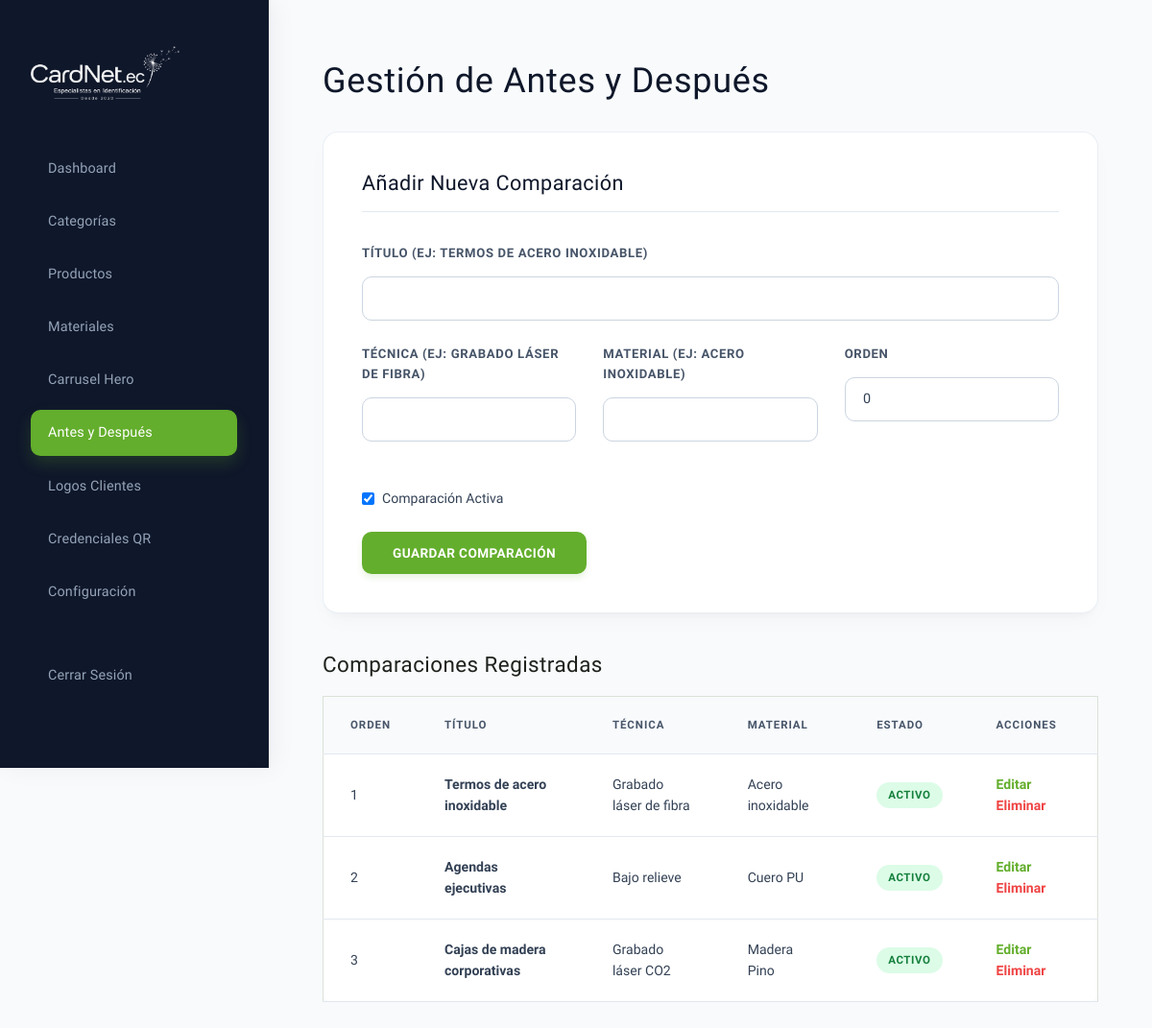
/admin/antes-despues.php (signed in), run on the app's committed database.
### tables this page shows
CREATE TABLE IF NOT EXISTS `antes_despues` (
  `id` int(11) NOT NULL AUTO_INCREMENT,
  `title` varchar(255) NOT NULL,
  `image_before` varchar(255) DEFAULT NULL,
  `image_after` varchar(255) DEFAULT NULL,
  `technique` varchar(100) DEFAULT NULL,
  `material` varchar(100) DEFAULT NULL,
  `is_active` tinyint(1) DEFAULT 1,
  `order_val` int(11) DEFAULT 0,
  PRIMARY KEY (`id`)
);

### admin/antes-despues.php (the view, shortened to what this page needs)
<?php
require_once '../db.php';
$items = $pdo->query("SELECT * FROM antes_despues ORDER BY order_val ASC")->fetchAll();
$edit_item = null;
?>
<!DOCTYPE html>
<html lang="es">
<head>
    <link rel="stylesheet" href="../css/base.css?v=2.0">
    <link rel="stylesheet" href="../css/layout.css?v=2.0">
    <link rel="stylesheet" href="../css/components.css?v=2.0">
    <link rel="stylesheet" href="../css/admin.css?v=2.0">
</head>
<body>
    <div class="sidebar">
        <img src="../images/logo.png?v=2.0" alt="CardNet Logo" class="sidebar-logo">
        <nav class="nav-admin">
            <a href="index.php" class="nav-admin-link">Dashboard</a>
            <a href="categorias.php" class="nav-admin-link">Categorías</a>
            <a href="productos.php" class="nav-admin-link">Productos</a>
            <a href="materiales.php" class="nav-admin-link">Materiales</a>
            <a href="carrusel.php" class="nav-admin-link">Carrusel Hero</a>
            <a href="antes-despues.php" class="nav-admin-link active">Antes y Después</a>
            <a href="clientes.php" class="nav-admin-link">Logos Clientes</a>
            <a href="credenciales.php" class="nav-admin-link">Credenciales QR</a>
            <a href="configuracion.php" class="nav-admin-link">Configuración</a>
            <a href="logout.php" class="nav-admin-link" style="margin-top: 2rem; color: #FCA5A5;">Cerrar Sesión</a>
        </nav>
    </div>
    <div class="main-content">
        <h1 style="font-family: var(--font-heading); margin-bottom: 1.5rem; font-size: 2rem;">Gestión de Antes y Después</h1>
        <div class="form-container">
            <h2 style="font-family: var(--font-heading); margin-bottom: 1.5rem; font-size: 1.25rem;">
                <?php echo $edit_item ? 'Editar Comparación' : 'Añadir Nueva Comparación'; ?>
            </h2>
            <form method="POST" action="antes-despues.php">
                <div class="form-group">
                    <label class="form-label" for="title">Título (Ej: Termos de acero inoxidable)</label>
                    <input class="form-input" type="text" name="title" id="title" required value="<?php echo $edit_item ? htmlspecialchars($edit_item['title']) : ''; ?>">
                </div>
                <div class="grid-3" style="margin-top: 1rem;">
                    <div class="form-group">
                        <label class="form-label" for="technique">Técnica (Ej: Grabado láser de fibra)</label>
                        <input class="form-input" type="text" name="technique" id="technique" required value="<?php echo $edit_item ? htmlspecialchars($edit_item['technique']) : ''; ?>">
                    </div>
                    <div class="form-group">
                        <label class="form-label" for="material">Material (Ej: Acero inoxidable)</label>
                        <input class="form-input" type="text" name="material" id="material" required value="<?php echo $edit_item ? htmlspecialchars($edit_item['material']) : ''; ?>">
                    </div>
                    <div class="form-group">
                        <label class="form-label" for="order_val">Orden</label>
                        <input class="form-input" type="number" name="order_val" id="order_val" value="<?php echo $edit_item ? (int)$edit_item['order_val'] : '0'; ?>">
                    </div>
                </div>
                <div class="form-group" style="margin-top: 1.5rem;">
                    <label style="display: flex; align-items: center; gap: 8px; font-size: 0.88rem; cursor: pointer;">
                        <input type="checkbox" name="is_active" <?php echo (!$edit_item || $edit_item['is_active']) ? 'checked' : ''; ?>> Comparación Activa
                    </label>
                </div>
                <div style="margin-top: 1.5rem; display: flex; gap: 10px;">
                    <button class="btn btn-primary" type="submit">Guardar Comparación</button>
                </div>
            </form>
        </div>
        <h2 style="font-family: var(--font-heading); margin-bottom: 1.25rem; font-size: 1.4rem;">Comparaciones Registradas</h2>
        <table>
            <thead>
                <tr>
                    <th>Orden</th>
                    <th>Título</th>
                    <th>Técnica</th>
                    <th>Material</th>
                    <th>Estado</th>
                    <th>Acciones</th>
                </tr>
            </thead>
            <tbody>
                <?php foreach ($items as $it): ?>
                    <tr>
                        <td><?php echo (int)$it['order_val']; ?></td>
                        <td><strong><?php echo htmlspecialchars($it['title']); ?></strong></td>
                        <td><?php echo htmlspecialchars($it['technique']); ?></td>
                        <td><?php echo htmlspecialchars($it['material']); ?></td>
                        <td>
                            <span class="badge <?php echo $it['is_active'] ? 'badge-success' : 'badge-danger'; ?>" style="font-size: 0.7rem; border-radius: 4px; padding: 2px 6px;">
                                <?php echo $it['is_active'] ? 'Activo' : 'Inactivo'; ?>
                            </span>
                        </td>
                        <td>
                            <a href="antes-despues.php?edit=<?php echo $it['id']; ?>" style="color: var(--primary); text-decoration: none; font-weight: bold; margin-right: 10px;">Editar</a>
                            <a href="antes-despues.php?delete=<?php echo $it['id']; ?>" onclick="return confirm('¿Seguro que deseas eliminar esta comparación?')" style="color: #EF4444; text-decoration: none; font-weight: bold;">Eliminar</a>
                        </td>
                    </tr>
                <?php endforeach; ?>
            </tbody>
        </table>
    </div>
</body>
</html>

### css/base.css (style rules this page uses)
:root { --primary: #63AE2C; --primary-hover: #508E22; --primary-light: rgba(99, 174, 44, 0.05); --dark: #1E221C; --dark-alt: #2D3329; --light: #FCFDFB; --surface-light: #F2F5F0; --border: #DCE2D8; --accent-gold: #BAAF1A; --font-heading: 'Marcellus', serif; --font-body: 'Work Sans', system-ui, -apple-system, sans-serif; --text-main: #1E221C; --text-muted: #5C6558; --text-light: #FCFDFB; --space-xs: clamp(0.5rem, 1vw, 0.75rem); --space-sm: clamp(0.85rem, 1.8vw, 1.15rem); --space-md: clamp(1.5rem, 3.5vw, 2.25rem); --space-lg: clamp(2.5rem, 5vw, 4rem); --space-xl: clamp(4.5rem, 8vw, 6.5rem); --radius-sm: 2px; --radius-md: 4px; --radius-lg: 8px; --shadow-sm: 0 1px 2px rgba(30, 34, 28, 0.02); --shadow-md: 0 4px 10px rgba(30, 34, 28, 0.03); --shadow-lg: 0 10px 20px rgba(30, 34, 28, 0.04); --transition-smooth: all 0.35s cubic-bezier(0.215, 0.61, 0.355, 1); --transition-fast: all 0.15s ease-out; }
*, *::before, *::after { box-sizing: border-box; margin: 0; padding: 0; }
html { scroll-behavior: smooth; font-size: 16px; -webkit-text-size-adjust: 100%; }
body { background-color: var(--light); color: var(--text-main); font-family: var(--font-body); line-height: 1.6; overflow-x: hidden; }
a { color: inherit; text-decoration: none; transition: var(--transition-fast); font-family: var(--font-body); }
img, svg { display: block; max-width: 100%; height: auto; }
button, input, select, textarea { font-family: var(--font-body); font-size: inherit; color: inherit; background: none; border: none; }
button { cursor: pointer; }
h1, h2, h3, h4, h5, h6 { font-family: var(--font-heading); font-weight: 400; line-height: 1.1; color: var(--dark); letter-spacing: 0.02em; }
h1 { font-size: clamp(32px, 4.5vw, 54px); line-height: 1.15; }
h2 { font-size: clamp(24px, 3.2vw, 38px); line-height: 1.2; }

### css/layout.css (style rules this page uses)
.grid-2, .grid-3, .grid-4 { display: grid; grid-template-columns: 1fr; gap: var(--space-sm); }
@media (min-width: 768px) { .grid-3 { grid-template-columns: repeat(2, 1fr); gap: var(--space-md); } }
@media (min-width: 1024px) { .grid-3 { grid-template-columns: repeat(3, 1fr); } }

### css/components.css (style rules this page uses)
.btn { display: inline-flex; align-items: center; justify-content: center; padding: 0.8rem 1.75rem; border-radius: var(--radius-sm); font-family: var(--font-body); font-weight: 600; font-size: 0.85rem; transition: var(--transition-fast); border: 1px solid transparent; cursor: pointer; text-align: center; letter-spacing: 0.02em; text-transform: uppercase; }
.btn-primary { background-color: var(--primary); color: var(--light); }
.form-group { margin-bottom: 1.25rem; }
.form-label { display: block; font-size: 0.75rem; font-weight: 500; margin-bottom: 0.35rem; color: var(--dark); text-transform: uppercase; letter-spacing: 0.05em; }
.form-input, .form-select, .form-textarea { width: 100%; padding: 10px 14px; background-color: var(--light); border: 1px solid var(--border); border-radius: var(--radius-sm); font-family: var(--font-body); font-size: 0.88rem; transition: var(--transition-fast); }

### admin/antes-despues.php (style rules this page uses)
body { font-family: 'Work Sans', sans-serif; background-color: var(--surface-light); margin: 0; display: flex; }
.sidebar { width: 250px; background-color: var(--dark-alt); color: white; min-height: 100vh; padding: 2rem 1.5rem; box-sizing: border-box; }
.sidebar-logo { max-width: 140px; margin-bottom: 2rem; filter: brightness(0) invert(1); }
.nav-admin { display: flex; flex-direction: column; gap: 10px; }
.nav-admin-link { color: rgba(255,255,255,0.7); text-decoration: none; padding: 10px 15px; border-radius: var(--radius-sm); font-size: 0.9rem; font-weight: 500; transition: var(--transition-fast); }
.nav-admin-link:hover, .nav-admin-link.active { color: white; background-color: var(--primary); }
.main-content { flex-grow: 1; padding: 3rem; box-sizing: border-box; }
.form-container { background-color: white; border: 1px solid var(--border); border-radius: var(--radius-md); padding: 2rem; margin-bottom: 2rem; }
table { width: 100%; border-collapse: collapse; text-align: left; background-color: white; border: 1px solid var(--border); border-radius: var(--radius-md); }
th, td { padding: 1rem; border-bottom: 1px solid var(--border); font-size: 0.88rem; }
th { background-color: var(--surface-light); }

### data on the page
antes_despues: order_val "1", title "Termos de acero inoxidable", technique "Grabado láser de fibra", material "Acero inoxidable", is_active "ACTIVO"
antes_despues: order_val "2", title "Agendas ejecutivas", technique "Bajo relieve", material "Cuero PU", is_active "ACTIVO"
antes_despues: order_val "3", title "Cajas de madera corporativas", technique "Grabado láser CO2", material "Madera Pino", is_active "ACTIVO"
